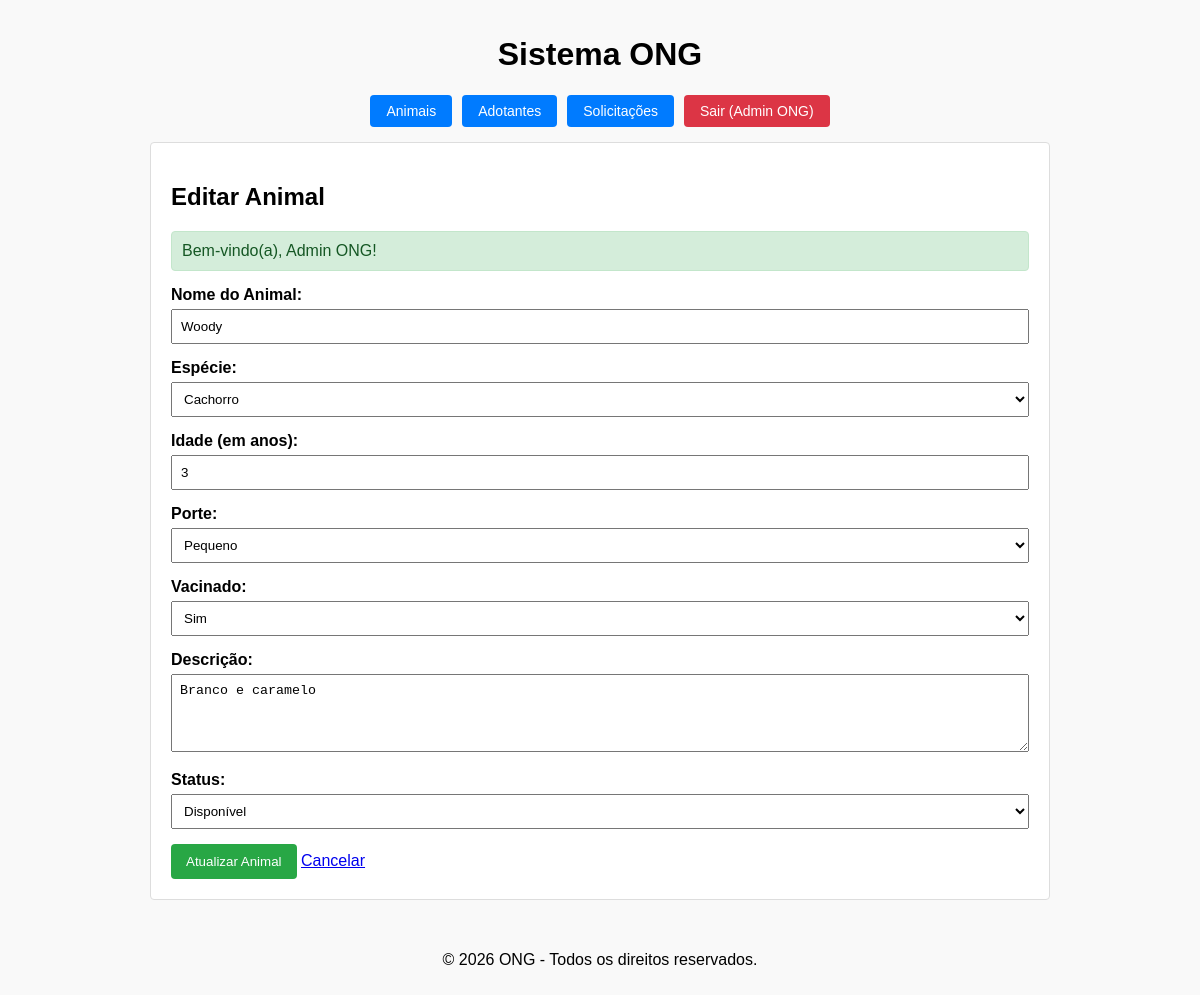
/animais/editar?id=1 (signed in), run on the app's committed database.
### tables this page shows
CREATE TABLE animais (
    id INT AUTO_INCREMENT PRIMARY KEY,
    nome VARCHAR(100) NOT NULL,
    especie ENUM('Cachorro', 'Gato', 'Outro') NOT NULL,
    idade_anos INT NOT NULL,
    porte ENUM('Pequeno', 'Medio', 'Grande') NOT NULL,
    vacinado TINYINT(1) DEFAULT 0,
    descricao TEXT,
    status ENUM('disponivel', 'em_processo', 'adotado') DEFAULT 'disponivel'
);

### app/Controllers/AnimalController.php (called while the page is built, shortened)
<?php
class AnimalController
{
    private Animal $animalModel;
    public function __construct()
    {
        $this->animalModel = new Animal();
    }
public function form(): void
{
    $id = (int) ($_GET['id'] ?? 0);
    $animal = null;
    if ($id > 0) {
        $animal = $this->animalModel->findByID($id);
    }
    require_once __DIR__ . '/../Views/animais/form.php';
}
}

### app/Models/Model.php (called while the page is built, shortened)
<?php
abstract class Model
{
    public function __construct()
    {
        $database = new Database();
        $this->db = $database->getConnection();
    }
}

### config/Database.php (called while the page is built, shortened)
<?php
class database
{
    private string $host = 'db';
    private string $database = 'ong_adocao';
    private string $user = 'root';
    private string $password = 'root';
    public function getConnection(): PDO
    {
        $dsn = "mysql:host={$this->host}; dbname={$this->database}; charset=utf8mb4";
        return new PDO($dsn, $this->user, $this->password, [
            PDO::ATTR_ERRMODE => PDO::ERRMODE_EXCEPTION,
            PDO::ATTR_DEFAULT_FETCH_MODE => PDO::FETCH_ASSOC
        ]);
    }
}

### app/Models/Animal.php (called while the page is built, shortened)
<?php
class Animal extends Model
{
    public function findByID(int $id): ?array
    {
        $query = $this->db->prepare("SELECT * FROM animais WHERE id = :id");
        $query->execute(['id' => $id]);
        return $query->fetch() ?: null;
    }
}

### app/Views/animais/form.php (the view, shortened to what this page needs)
<?php require_once __DIR__ . '/../layouts/header.php'; ?>
<?php
$editando = isset($animal) && $animal !== null;
?>
<h2><?= $editando ? 'Editar Animal' : 'Cadastrar Novo Pet' ?></h2>
<?php require_once __DIR__ . '/../includes/feedback.php'; ?>
<form
    action="<?= $editando ? '/animais/atualizar' : '/animais/salvar' ?>"
    method="POST"
>
    <div class="campo">
        <label for="nome">Nome do Animal:</label>
        <input
            type="text"
            id="nome"
            name="nome"
            placeholder="Ex: Rex"
            value="<?= htmlspecialchars($animal['nome'] ?? '') ?>"
            required
        >
    </div>
    <div class="campo">
        <label for="especie">Espécie:</label>
        <select
            id="especie"
            name="especie"
            style="width: 100%; padding: 8px; box-sizing: border-box;"
            required
        >
            <option value="Cachorro"
                <?= ($animal['especie'] ?? '') === 'Cachorro' ? 'selected' : '' ?>>
                Cachorro
            </option>
        </select>
    </div>
    <div class="campo">
        <label for="idade">Idade (em anos):</label>
        <input
            type="number"
            id="idade"
            name="idade"
            min="0"
            placeholder="Ex: 3"
            value="<?= htmlspecialchars($animal['idade_anos'] ?? '') ?>"
            required
        >
    </div>
    <div class="campo">
        <label for="porte">Porte:</label>
        <select
            id="porte"
            name="porte"
            style="width: 100%; padding: 8px; box-sizing: border-box;"
            required
        >
            <option value="Pequeno"
                <?= ($animal['porte'] ?? '') === 'Pequeno' ? 'selected' : '' ?>>
                Pequeno
            </option>
        </select>
    </div>
    <div class="campo">
        <label for="vacinado">Vacinado:</label>
        <select
            id="vacinado"
            name="vacinado"
            style="width: 100%; padding: 8px; box-sizing: border-box;"
        >
            <option value="1"
                <?= ($animal['vacinado'] ?? 0) == 1 ? 'selected' : '' ?>>
                Sim
            </option>
        </select>
    </div>
    <div class="campo">
        <label for="descricao">Descrição:</label>
        <textarea
            id="descricao"
            name="descricao"
            rows="4"
            style="width: 100%; padding: 8px; box-sizing: border-box;"
            placeholder="Descrição do animal"
        ><?= htmlspecialchars($animal['descricao'] ?? '') ?></textarea>
    </div>
    <div class="campo">
        <label for="status">Status:</label>
        <select
            id="status"
            name="status"
            style="width: 100%; padding: 8px; box-sizing: border-box;"
        >
            <option value="disponivel"
                <?= ($animal['status'] ?? 'disponivel') === 'disponivel' ? 'selected' : '' ?>>
                Disponível
            </option>
        </select>
    </div>
    <button type="submit">
        <?= $editando ? 'Atualizar Animal' : 'Salvar Animal' ?>
    </button>
    <a href="/animais">Cancelar</a>
</form>
<?php require_once __DIR__ . '/../layouts/footer.php'; ?>

### public/css/style.css (style rules this page uses)
body { font-family: Arial, sans-serif; margin: 0; padding: 0; display: flex; flex-direction: column; align-items: center; min-height: 100vh; background-color: #f9f9f9; }
.campo { margin-bottom: 15px; }
label { display: block; margin-bottom: 5px; font-weight: bold; }
input, select, textarea { width: 100%; padding: 8px; box-sizing: border-box; }
button { padding: 10px 15px; background-color: #28a745; color: white; border: none; border-radius: 4px; cursor: pointer; }

### data on the page
animais: nome "Woody", especie "Cachorro", idade "3", porte "Pequeno", vacinado "Sim", descricao "Branco e caramelo", status "Disponível"

### other printed values
$_SESSION['usuario']['nome'] "Admin ONG"
$mensagem "Bem-vindo(a), Admin ONG!"
